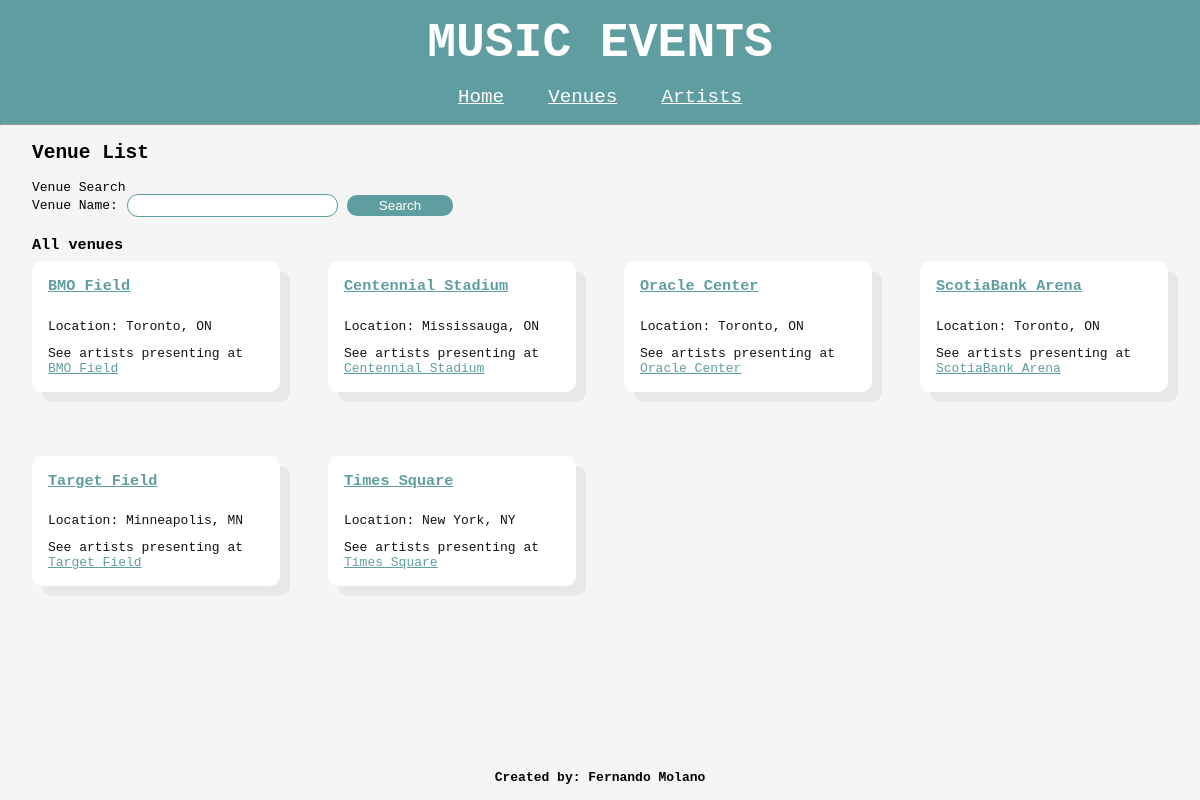
Page /venues/list/ on the earlier database version.
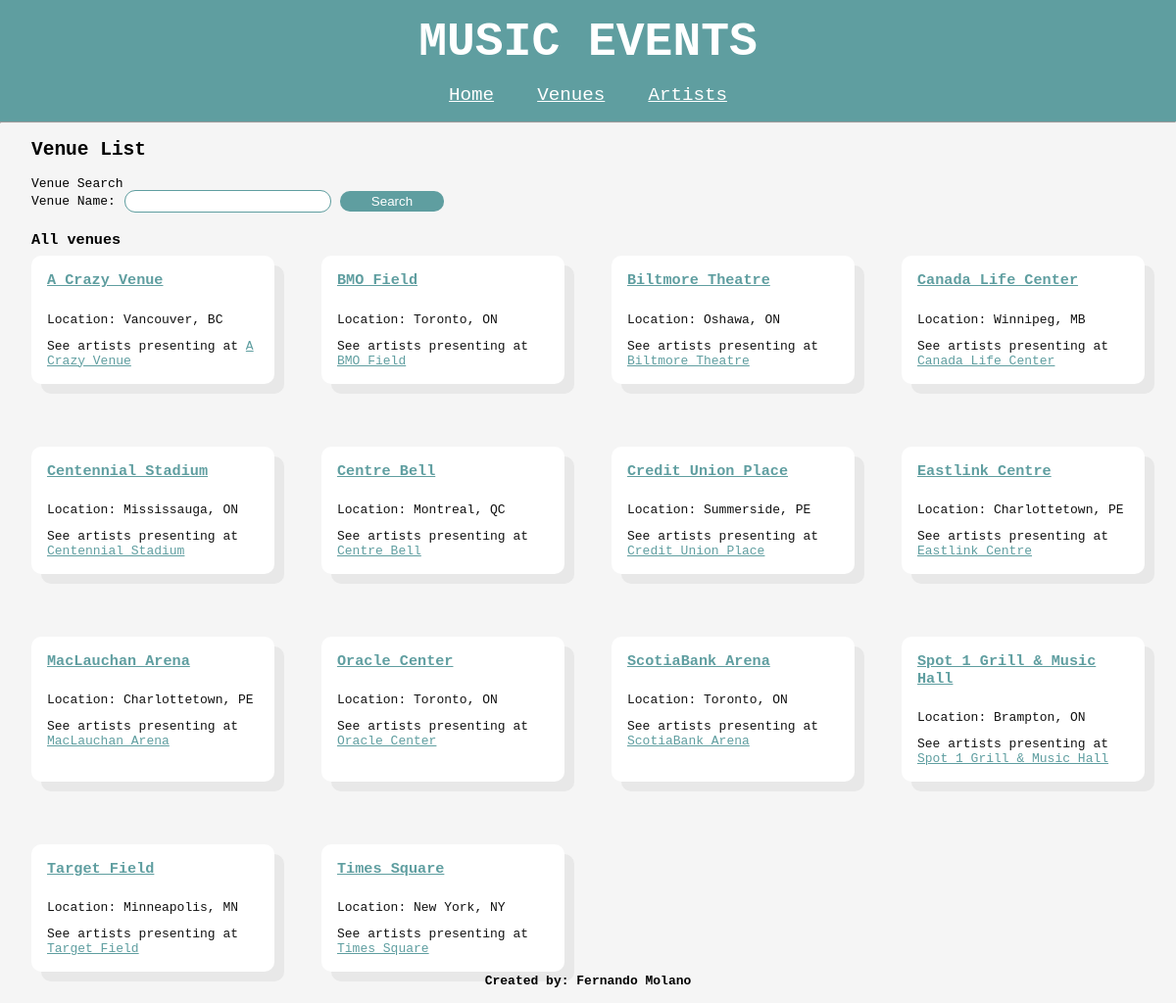
Same page on the later database version.
### music_events/models.py (models this page shows, shortened)
class Venue(models.Model):
    name = models.CharField(max_length=200, blank=False, unique=True)
    city = models.CharField(max_length=200, blank=False)
    state = models.CharField(max_length=2, blank=False)

### music_events/views.py (the view)
# urls.py: path('venues/list/', views.venue_list, name='venue_list'),
def venue_list(request):
    form = VenueSearchForm()
    search_name = request.GET.get('search_name')
    if search_name:
        venues_results = Venue.objects.filter(name__icontains=search_name).order_by('name')
    else:
        venues_results = Venue.objects.all().order_by('name')
    return render(request, 'music_events/venues/venue_list.html',
                  {'venues': venues_results,
                   'form': form,
                   'search_term': search_name})

### music_events/forms.py
class VenueSearchForm(forms.Form):
    search_name = forms.CharField(label='Venue Name', max_length=200)

### music_events/templates/music_events/venues/venue_list.html
{% extends 'music_events/base.html' %} {% block content %}
<h2>Venue List</h2>
<div>
  <p>Venue Search</p>
  <form action="{% url 'events:venue_list' %}">
    {{ form }}
    <input type="submit" class="btn" value="Search" />
  </form>
  <div class="filtered-results">
    {% if search_term %}
    <h3 id="venue-list-title">
      Venues matching '{{ search_term }}'
      <a href="{% url 'events:venue_list' %}" id="clear_search">clear</a>
    </h3>
    {% else %}
    <h3 id="venue-list-title">All venues</h3>
    {% endif %}
  </div>
    <div class="list">
        {% for venue in venues %}
        <div id="venue-{{ venue.pk }}" class="row">
          <p class="item-name">
            <a href="{% url 'events:venue_detail' venue_pk=venue.pk %}"
              >{{ venue.name }}</a
            >
          </p>
          <p class="item-location">Location: {{ venue.city }}, {{ venue.state }}</p>
          <p>
            See artists presenting at
            <a href="{% url 'events:artists_at_venue' venue_pk=venue.pk %}"
              >{{ venue.name }}</a
            >
          </p>
        </div>
        {% empty %}
        <p>No venues found</p>
        {% endfor %}
    </div>
</div>
{% endblock %}

### music_events/templates/music_events/base.html (shortened to what this page needs)
{% load static %}
<html lang="en">
<head>
  <link rel="stylesheet" href="{% static 'css/global.css' %}" type="text/css" />
</head>
<body>
    <header>
      <h1>MUSIC EVENTS</h1>
      <div>
        <a href="{% url 'events:homepage' %}">Home</a>
        <a href="{% url 'events:venue_list' %}">Venues</a>
        <a href="{% url 'events:artist_list' %}">Artists</a>
      </div>
    </header>
    <hr>
    <div class="container">
      {% block content %}
      {% endblock %}
    </div>
    <footer>
        <p>Created by: <span>Fernando Molano</span></p>
    </footer>
</body>
</html>

### music_events/static/css/global.css (style rules this page uses)
* { margin: 0; padding: 0; box-sizing: border-box; }
:root { --primary-color-bg: cadetblue; --row-bg: white; }
body { font-family: monospace; background: whitesmoke; color: black; }
h2 { margin-bottom: 1rem; }
header { color: white; padding: 1rem 2rem; background-color: var(--primary-color-bg); width: 100%; display: flex; flex-direction: column; justify-content: center; align-items: center; }
header > div { width: 25%; display: flex; justify-content: space-between; }
header h1 { font-size: 3rem; margin-bottom: 1rem; }
header a { cursor: pointer; font-size: 1.2rem; color: white; }
.container { padding: 1rem 2rem; }
.list { display: grid; grid-template-columns: repeat(4, 1fr); gap: 3rem; }
.row a { color: var(--primary-color-bg); }
.row { background-color: var(--row-bg); border-radius: 10px; margin-bottom: 1rem; padding: 1rem; color: #121212; box-shadow: 10px 10px #e8e8e8; display: flex; flex-direction: column; gap: 12px; }
.item-name { font-size: .95rem; font-weight: bold; }
.item-location { margin-top: .7rem; }
#venue-list-title, #artist-list-title { margin-top: 20px; margin-bottom: -25px; }
form { display: flex; width: 50%; justify-content: start; align-items: center; gap: 10px; margin: 1rem 0px; }
form label, form input { margin-top: -1rem; }
input, textarea { border-radius: 10px; border: none; outline: 1px solid var(--primary-color-bg); caret-color: darkslateblue; padding: 0.2rem 1rem; }
.btn, .edit { padding: 0.2rem 2rem; color: white; background-color: var(--primary-color-bg); border-radius: 10px; border: none; outline: none; cursor: pointer; text-decoration: none; }
.filtered-results { margin-bottom: 2rem; }
footer { width: 100%; height: 30px; text-align: center; font-weight: bold; position: fixed; bottom: 0; }

Differences in the rows shown:
added Venue: name "A Crazy Venue", city "Vancouver", state "BC"
added Venue: name "Biltmore Theatre", city "Oshawa", state "ON"
added Venue: name "Canada Life Center", city "Winnipeg", state "MB"
added Venue: name "Centre Bell", city "Montreal", state "QC"
added Venue: name "Credit Union Place", city "Summerside", state "PE"
added Venue: name "Eastlink Centre", city "Charlottetown", state "PE"
added Venue: name "MacLauchan Arena", city "Charlottetown", state "PE"
added Venue: name "Spot 1 Grill & Music Hall", city "Brampton", state "ON"
